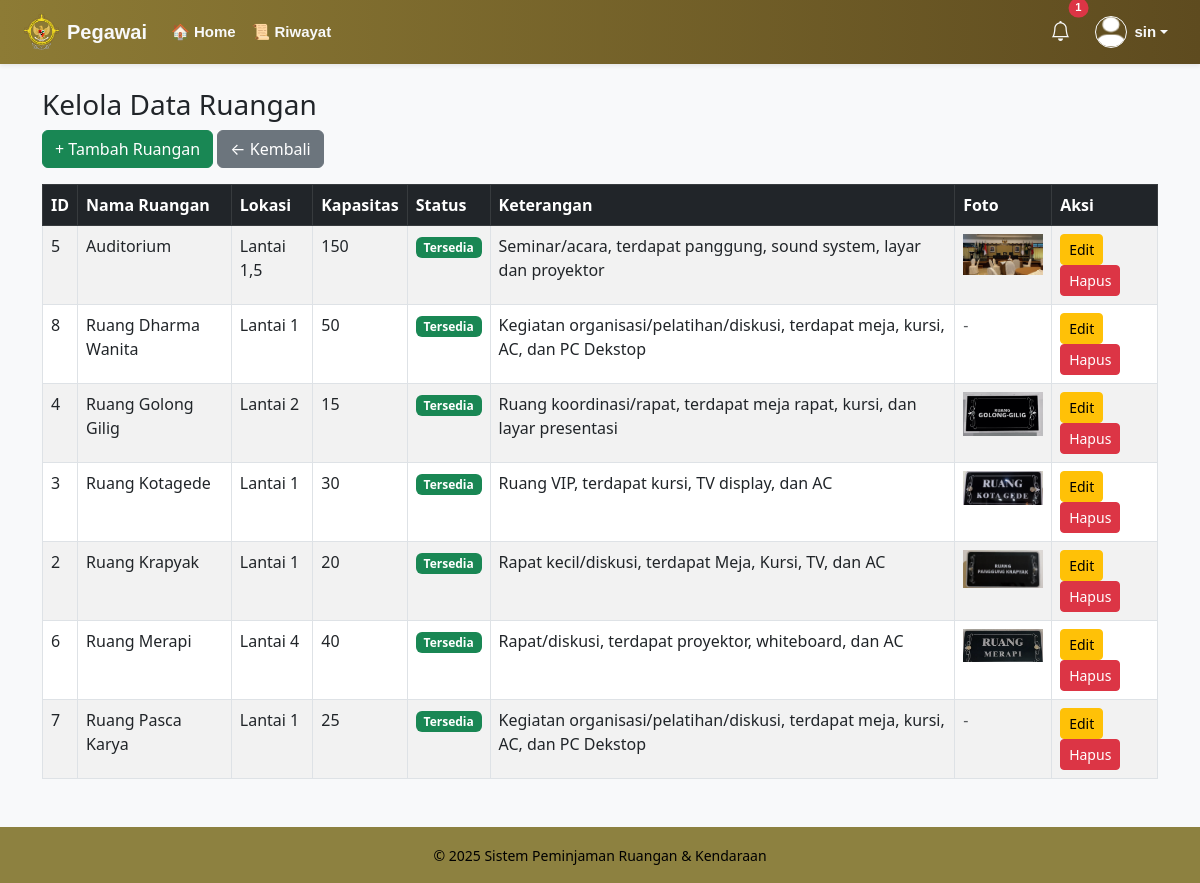
Screenshot of /pages/ruangan_crud.php (signed in) with the database file from the repository.
### tables this page shows
CREATE TABLE `ruangan` (
  `id` int(11) NOT NULL,
  `nama_ruangan` varchar(100) NOT NULL,
  `lokasi` varchar(100) DEFAULT NULL,
  `kapasitas` int(11) DEFAULT NULL,
  `status` enum('tersedia','dipinjam') DEFAULT 'tersedia',
  `keterangan` text DEFAULT NULL,
  `foto` varchar(255) DEFAULT NULL
);

### pages/ruangan_crud.php (the view, shortened to what this page needs)
<?php
include("../includes/header.php");
include("../includes/navbar.php");
$action = $_GET['action'] ?? '';
$id = $_GET['id'] ?? null;
?>
<div class="container mt-4">
    <h3>Kelola Data Ruangan</h3>
    <a href="?action=tambah" class="btn btn-success mb-3">+ Tambah Ruangan</a>
    <a href="../modules/admin/admin_ruangan.php" class="btn btn-secondary mb-3">← Kembali</a>
    <?php if ($action == 'tambah'): ?>
        <form method="post" enctype="multipart/form-data">
            <input type="text" name="nama_ruangan" class="form-control mb-2" placeholder="Nama Ruangan" required>
            <input type="text" name="lokasi" class="form-control mb-2" placeholder="Lokasi" required>
            <input type="number" name="kapasitas" class="form-control mb-2" placeholder="Kapasitas" required>
            <select name="status" class="form-control mb-2">
                <option value="tersedia">Tersedia</option>
                <option value="dipinjam">Dipinjam</option>
            </select>
            <textarea name="keterangan" class="form-control mb-2" placeholder="Keterangan tambahan..."></textarea>
            <input type="file" name="foto" class="form-control mb-3" accept="image/*">
            <button name="tambah" class="btn btn-primary">Simpan</button>
        </form>
    <?php else: ?>
        <table class="table table-bordered table-striped">
            <thead class="table-dark">
                <tr>
                    <th>ID</th>
                    <th>Nama Ruangan</th>
                    <th>Lokasi</th>
                    <th>Kapasitas</th>
                    <th>Status</th>
                    <th>Keterangan</th>
                    <th>Foto</th>
                    <th>Aksi</th>
                </tr>
            </thead>
            <tbody>
            <?php
            $res = $con->query("SELECT * FROM ruangan ORDER BY nama_ruangan ASC");
            while($d=$res->fetch_assoc()):
            ?>
                <tr>
                    <td><?= $d['id'] ?></td>
                    <td><?= htmlspecialchars($d['nama_ruangan']) ?></td>
                    <td><?= htmlspecialchars($d['lokasi']) ?></td>
                    <td><?= htmlspecialchars($d['kapasitas']) ?></td>
                    <td><span class="badge bg-<?= $d['status']=='tersedia'?'success':'danger' ?>"><?= ucfirst($d['status']) ?></span></td>
                    <td><?= htmlspecialchars($d['keterangan']) ?></td>
                    <td>
                        <?php if ($d['foto'] && file_exists("../".$d['foto'])): ?>
                            <img src="../<?= $d['foto'] ?>" width="80">
                        <?php else: ?>
                            <span class="text-muted">-</span>
                        <?php endif; ?>
                    </td>
                    <td>
                        <a href="?action=edit&id=<?= $d['id'] ?>" class="btn btn-warning btn-sm">Edit</a>
                        <a href="?hapus=<?= $d['id'] ?>" class="btn btn-danger btn-sm" onclick="return confirm('Hapus ruangan ini?')">Hapus</a>
                    </td>
                </tr>
            <?php endwhile; ?>
            </tbody>
        </table>
    <?php endif; ?>
</div>
<?php include("../includes/footer.php"); ?>

### rows the page displays
ruangan: id "5", nama_ruangan "Auditorium", lokasi "Lantai 1,5", kapasitas "150", status "Tersedia", keterangan "Seminar/acara, terdapat panggung, sound system, layar dan proyektor", foto (picture)
ruangan: id "8", nama_ruangan "Ruang Dharma Wanita", lokasi "Lantai 1", kapasitas "50", status "Tersedia", keterangan "Kegiatan organisasi/pelatihan/diskusi, terdapat meja, kursi, AC, dan PC Dekstop"
ruangan: id "4", nama_ruangan "Ruang Golong Gilig", lokasi "Lantai 2", kapasitas "15", status "Tersedia", keterangan "Ruang koordinasi/rapat, terdapat meja rapat, kursi, dan layar presentasi", foto (picture)
ruangan: id "3", nama_ruangan "Ruang Kotagede", lokasi "Lantai 1", kapasitas "30", status "Tersedia", keterangan "Ruang VIP, terdapat kursi, TV display, dan AC", foto (picture)
ruangan: id "2", nama_ruangan "Ruang Krapyak", lokasi "Lantai 1", kapasitas "20", status "Tersedia", keterangan "Rapat kecil/diskusi, terdapat Meja, Kursi, TV, dan AC", foto (picture)
ruangan: id "6", nama_ruangan "Ruang Merapi", lokasi "Lantai 4", kapasitas "40", status "Tersedia", keterangan "Rapat/diskusi, terdapat proyektor, whiteboard, dan AC", foto (picture)
ruangan: id "7", nama_ruangan "Ruang Pasca Karya", lokasi "Lantai 1", kapasitas "25", status "Tersedia", keterangan "Kegiatan organisasi/pelatihan/diskusi, terdapat meja, kursi, AC, dan PC Dekstop"

### other values shown
$systemTitle "Pegawai"
$notif_count "1"
$nama "sin"
